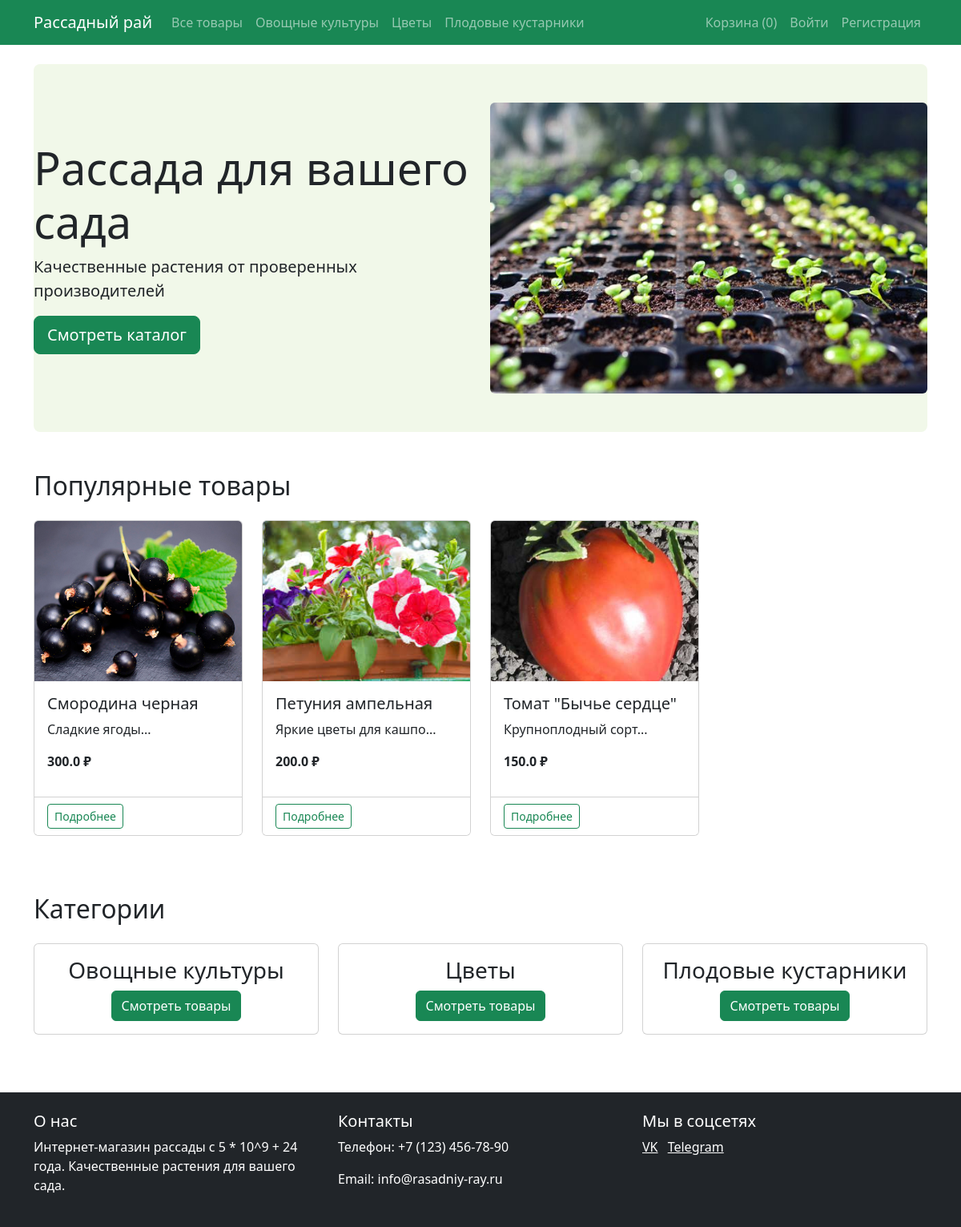
The app's page /, older data.
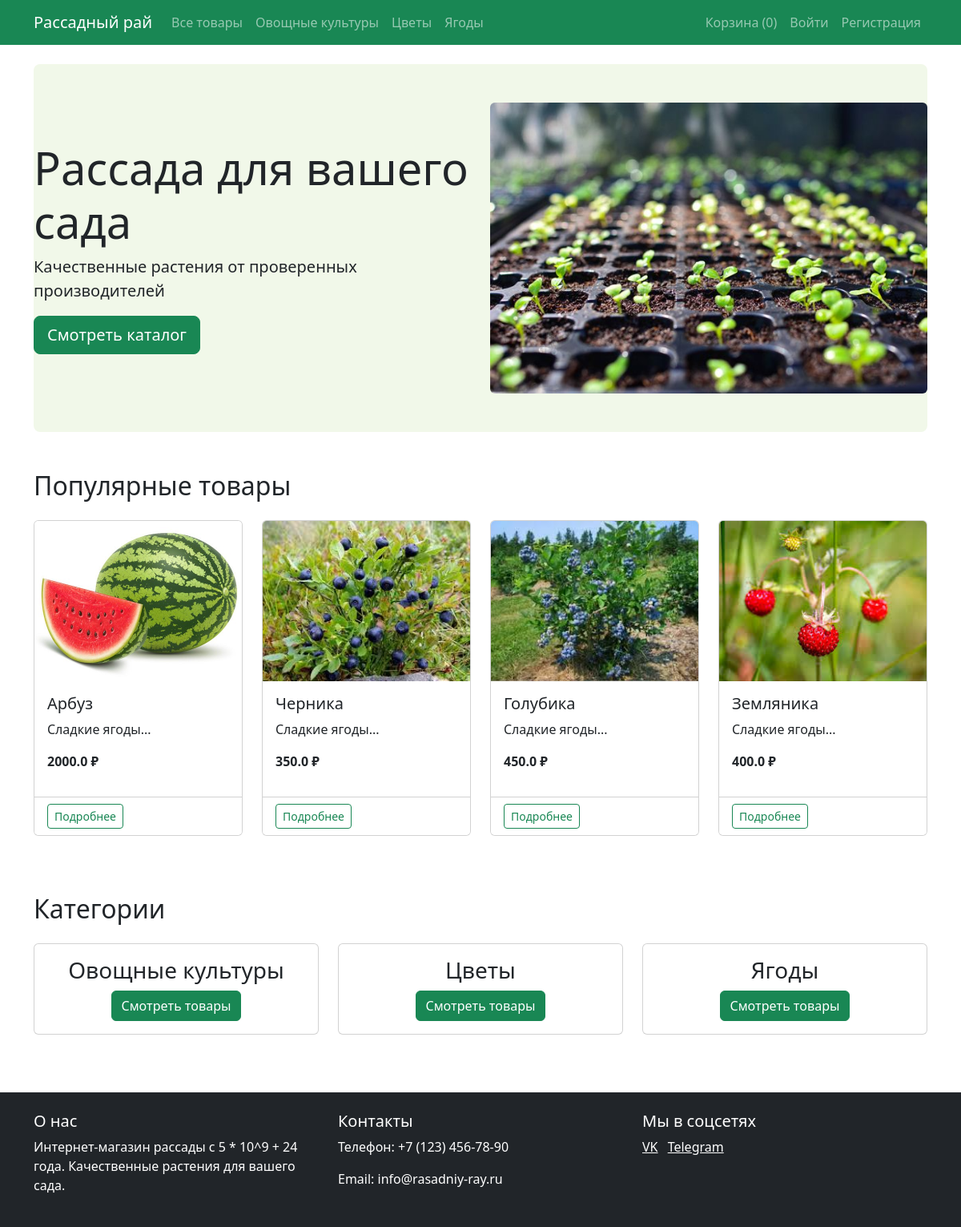
The same page, newer data.
### models.py (models this page shows)
class Category(db.Model):
    id = db.Column(db.Integer, primary_key=True)
    name = db.Column(db.String(100), nullable=False)
    products = db.relationship('Product', backref='category', lazy=True)

class Product(db.Model):
    id = db.Column(db.Integer, primary_key=True)
    name = db.Column(db.String(100), nullable=False)
    description = db.Column(db.Text)
    price = db.Column(db.Float, nullable=False)
    category_id = db.Column(db.Integer, db.ForeignKey('category.id'), nullable=False)
    image = db.Column(db.String(100))
    order_items = db.relationship('OrderItem', backref='product', lazy=True)

### app.py (the view)
@app.route('/')
def index():
    categories = Category.query.all()
    featured_products = Product.query.order_by(Product.id.desc()).limit(4).all()
    return render_template('index.html', categories=categories, featured_products=featured_products)

### app.py (called while the page is built)
@app.before_request
def fix_cart():
    if 'cart' in session and not isinstance(session['cart'], dict):
        session.pop('cart', None)

### templates/index.html (shortened to what this page needs)
{% extends "base.html" %}
{% block content %}
<section class="hero mb-5">
    <div class="row align-items-center">
        <div class="col-md-6">
            <h1 class="display-4">Рассада для вашего сада</h1>
            <p class="lead">Качественные растения от проверенных производителей</p>
            <a href="{{ url_for('products') }}" class="btn btn-success btn-lg">Смотреть каталог</a>
        </div>
        <div class="col-md-6">
            <img src="{{ url_for('static', filename='images/hero.jpg') }}" alt="Рассада" class="img-fluid rounded">
        </div>
    </div>
</section>
<section class="featured-products mb-5">
    <h2 class="mb-4">Популярные товары</h2>
    <div class="row">
        {% for product in featured_products %}
        <div class="col-md-3 mb-4">
            <div class="card h-100">
                <img src="{{ url_for('static', filename='images/' + product.image) }}" class="card-img-top" alt="{{ product.name }}">
                <div class="card-body">
                    <h5 class="card-title">{{ product.name }}</h5>
                    <p class="card-text">{{ product.description[:50] }}...</p>
                    <p class="fw-bold">{{ product.price }} ₽</p>
                </div>
                <div class="card-footer bg-white">
                    <a href="{{ url_for('product', product_id=product.id) }}" class="btn btn-sm btn-outline-success">Подробнее</a>
                </div>
            </div>
        </div>
        {% endfor %}
    </div>
</section>
<section class="categories mb-5">
    <h2 class="mb-4">Категории</h2>
    <div class="row">
        {% for category in categories %}
        <div class="col-md-4 mb-4">
            <div class="card h-100">
                <div class="card-body text-center">
                    <h3 class="card-title">{{ category.name }}</h3>
                    <a href="{{ url_for('products', category_id=category.id) }}" class="btn btn-success">Смотреть товары</a>
                </div>
            </div>
        </div>
        {% endfor %}
    </div>
</section>
{% endblock %}

### templates/base.html (shortened to what this page needs)
<!DOCTYPE html>
<html lang="ru">
<head>
    <link rel="stylesheet" href="{{ url_for('static', filename='css/style.css') }}">
    <link href="https://cdn.jsdelivr.net/npm/bootstrap@5.3.0/dist/css/bootstrap.min.css" rel="stylesheet">
</head>
<body>
    <header>
        <nav class="navbar navbar-expand-lg navbar-dark bg-success">
            <div class="container">
                <a class="navbar-brand" href="{{ url_for('index') }}">Рассадный рай</a>
                <div class="collapse navbar-collapse" id="navbarNav">
                    <ul class="navbar-nav me-auto">
                        <li class="nav-item">
                            <a class="nav-link" href="{{ url_for('products') }}">Все товары</a>
                        </li>
                        {% for category in categories %}
                        <li class="nav-item">
                            <a class="nav-link" href="{{ url_for('products', category_id=category.id) }}">{{ category.name }}</a>
                        </li>
                        {% endfor %}
                    </ul>
                    <ul class="navbar-nav">
                        <li class="nav-item">
                            <a class="nav-link" href="{{ url_for('cart') }}">
                                Корзина ({{ session.get('cart', {})|length }})
                            </a>
                        </li>
                        {% if current_user.is_authenticated %}
                        {% if current_user.is_admin %}
                        <li class="nav-item">
                            <a class="nav-link" href="{{ url_for('admin_products') }}">Админка</a>
                        </li>
                        {% endif %}
                        <li class="nav-item dropdown">
                            <a class="nav-link dropdown-toggle" href="#" role="button" data-bs-toggle="dropdown">
                                {{ current_user.username }}
                            </a>
                            <ul class="dropdown-menu">
                                <li><a class="dropdown-item" href="#">Мои заказы</a></li>
                                <li><hr class="dropdown-divider"></li>
                                <li><a class="dropdown-item" href="{{ url_for('logout') }}">Выйти</a></li>
                            </ul>
                        </li>
                    {% else %}
                        <li class="nav-item">
                            <a class="nav-link" href="{{ url_for('login') }}">Войти</a>
                        </li>
                        <li class="nav-item">
                            <a class="nav-link" href="{{ url_for('register') }}">Регистрация</a>
                        </li>
                    {% endif %}
                </ul>
                </div>
            </div>
        </nav>
    </header>
    <main class="container my-4">
        {% block content %}{% endblock %}
    </main>
    <footer class="bg-dark text-white py-4 mt-4">
        <div class="container">
            <div class="row">
                <div class="col-md-4">
                    <h5>О нас</h5>
                    <p>Интернет-магазин рассады с 5 * 10^9 + 24 года. Качественные растения для вашего сада.</p>
                </div>
                <div class="col-md-4">
                    <h5>Контакты</h5>
                    <p>Телефон: +7 (123) 456-78-90</p>
                    <p>Email: info@rasadniy-ray.ru</p>
                </div>
                <div class="col-md-4">
                    <h5>Мы в соцсетях</h5>
                    <a href="https://vk.com/id533626252?from=search" class="text-white me-2">VK</a>
                    <a href="https://t.me/art72ru" class="text-white me-2">Telegram</a>
                </div>
            </div>
        </div>
    </footer>
</body>
</html>

Row changes from the older to the newer data that the page shows:
no longer on this page (row unchanged): Product: image (picture), name "Смородина черная", description "Сладкие ягоды", price "300.0"
no longer on this page (row unchanged): Product: image (picture), name "Петуния ампельная", description "Яркие цветы для кашпо", price "200.0"
no longer on this page (row unchanged): Product: image (picture), name "Томат \"Бычье сердце\"", description "Крупноплодный сорт", price "150.0"
changed Category: name "Плодовые кустарники" → "Ягоды"
added Product: image (picture), name "Арбуз", description "Сладкие ягоды", price "2000.0"
added Product: image (picture), name "Черника", description "Сладкие ягоды", price "350.0"
added Product: image (picture), name "Голубика", description "Сладкие ягоды", price "450.0"
added Product: image (picture), name "Земляника", description "Сладкие ягоды", price "400.0"
